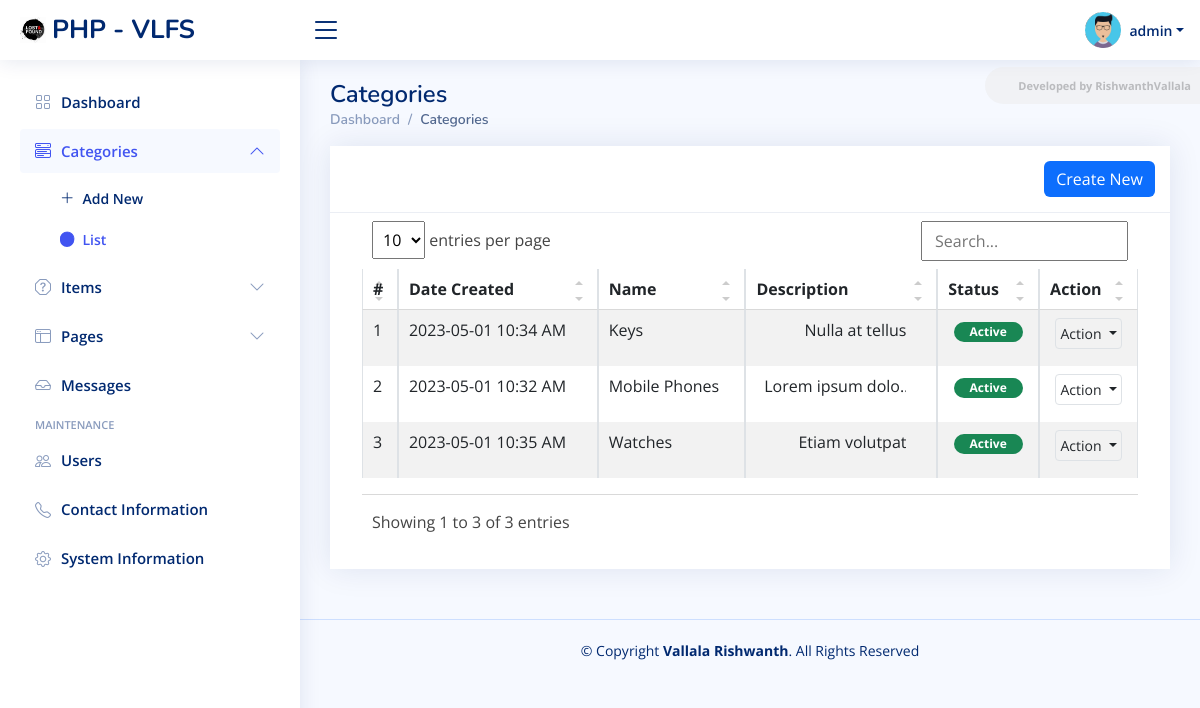
The app's page /admin/?page=categories (signed in) with its own data.
### tables this page shows
CREATE TABLE `category_list` (
  `id` bigint(30) NOT NULL,
  `name` text NOT NULL,
  `description` text NOT NULL,
  `status` tinyint(1) NOT NULL DEFAULT 1,
  `created_at` datetime NOT NULL DEFAULT current_timestamp(),
  `updated_at` datetime DEFAULT NULL ON UPDATE current_timestamp()
);

### admin/categories/index.php (the view, shortened to what this page needs)
<div class="card card-outline rounded-0 card-navy">
	<div class="card-header ">
		<div class="card-tools d-flex justify-content-end">
			<a href="<?= base_url ?>admin?page=categories/manage_category" id="create_new" class="btn btn-flat btn-primary bg-gradient-teal border-0 rounded00"><span class="fas fa-plus"></span>  Create New</a>
		</div>
	</div>
	<div class="card-body">
        <div class="container-fluid">
			<div class="table-responsive">
				<table class="table table-sm table-hover table-striped table-bordered" id="list">
					<colgroup>
						<col width="5%">
						<col width="20%">
						<col width="25%">
						<col width="25%">
						<col width="15">
						<col width="10%">
					</colgroup>
					<thead>
						<tr>
							<th>#</th>
							<th>Date Created</th>
							<th>Name</th>
							<th>Description</th>
							<th>Status</th>
							<th>Action</th>
						</tr>
					</thead>
					<tbody>
						<?php
						$i = 1;
						$qry = $conn->query("SELECT * from `category_list` order by `name` asc ");
						while($row = $qry->fetch_assoc()):
						?>
							<tr>
								<td class="align-items-center text-center"><?php echo $i++; ?></td>
								<td class="align-items-center"><?php echo date("Y-m-d g:i A",strtotime($row['created_at'])) ?></td>
								<td class="align-items-center"><?= $row['name'] ?></td>
								<td class="align-items-center text-end"><p class="truncate-1" style="max-width:150px"><?= strip_tags(htmlspecialchars_decode($row['description'])) ?></p></td>
								<td class="align-items-center justify-content-center text-center">
									<?php if($row['status'] == 1): ?>
										<span class="badge bg-success px-3 rounded-pill">Active</span>
									<?php else: ?>
										<span class="badge bg-danger px-3 rounded-pill">Inactive</span>
									<?php endif; ?>
								</td>
								<td class="align-items-center" align="center">
									<div class="dropdown">
										<button type="button" class="btn btn-flat p-1 btn-default btn-sm border dropdown-toggle dropdown-icon" data-bs-toggle="dropdown">
												Action
										</button>
									</div>
								</td>
							</tr>
						<?php endwhile; ?>
					</tbody>
				</table>
			</div>
		</div>
	</div>
</div>

### assets/css/style.css (style rules this page uses)
:root { scroll-behavior: smooth; }
body { font-family: "Open Sans", sans-serif; background: #f6f9ff; color: #444444; }
a { color: #4154f1; text-decoration: none; }
.card { margin-bottom: 30px; border: none; border-radius: 5px; box-shadow: 0px 0 30px rgba(1, 41, 112, 0.1); }
.card-header, .card-footer { border-color: #ebeef4; background-color: #fff; color: #798eb3; padding: 15px; }
.card-body { padding: 0 20px 20px 20px; }

### assets/css/custom.css (style rules this page uses)
.truncate-1 { overflow: hidden; text-overflow: ellipsis; display: -webkit-box; -webkit-line-clamp: 1; -webkit-box-orient: vertical; }
.table-responsive { overflow-x: unset; }

### records on screen
category_list: created_at "2023-05-01 10:34 AM", name "Keys", description "Nulla at…", status "Active"
category_list: created_at "2023-05-01 10:32 AM", name "Mobile Phones", description "Lorem ipsum…", status "Active"
category_list: created_at "2023-05-01 10:35 AM", name "Watches", description "Etiam…", status "Active"

### other values on screen
$_settings->info('short_name') "PHP - VLFS"
$_settings->userdata('username') "admin"
str_replace(['_', '/'], ' ', ($pageSplit[1] ?? $page)) "Categories"
